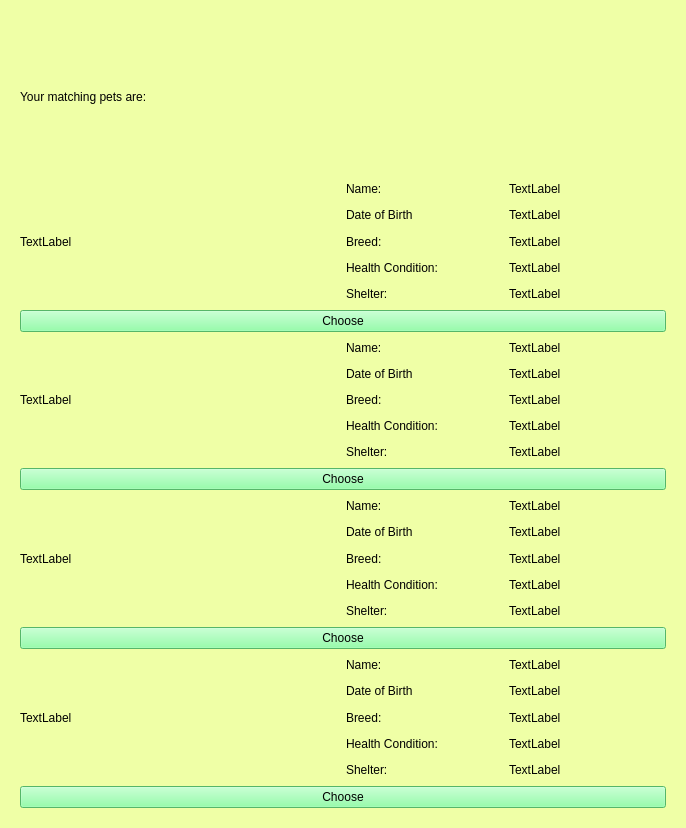
<?xml version="1.0" encoding="UTF-8"?>
<ui version="4.0">
 <class>logIn</class>
 <widget class="QDialog" name="logIn">
  <property name="geometry">
   <rect>
    <x>0</x>
    <y>0</y>
    <width>686</width>
    <height>828</height>
   </rect>
  </property>
  <property name="windowTitle">
   <string>Dialog</string>
  </property>
  <property name="styleSheet">
   <string notr="true">background-color: rgb(239, 255, 166);</string>
  </property>
  <layout class="QVBoxLayout" name="verticalLayout_19">
   <item>
    <widget class="QStackedWidget" name="stackedWidget">
     <property name="currentIndex">
      <number>3</number>
     </property>
     <widget class="QWidget" name="page">
      <layout class="QVBoxLayout" name="verticalLayout_3">
       <item>
        <layout class="QVBoxLayout" name="verticalLayout_2">
         <item>
          <widget class="QLabel" name="label">
           <property name="styleSheet">
            <string notr="true">font: 14pt &quot;Arial Rounded MT Bold&quot;;</string>
           </property>
           <property name="text">
            <string>Looking for the perfect matching pet?</string>
           </property>
          </widget>
         </item>
         <item>
          <widget class="QPushButton" name="quiz">
           <property name="styleSheet">
            <string notr="true">background-color:rgb(120, 255, 147);
font: 14pt &quot;Arial Rounded MT Bold&quot;;</string>
           </property>
           <property name="text">
            <string>Take The Quiz!</string>
           </property>
          </widget>
         </item>
        </layout>
       </item>
      </layout>
     </widget>
     <widget class="QWidget" name="page_2">
      <layout class="QVBoxLayout" name="verticalLayout_5">
       <item>
        <layout class="QVBoxLayout" name="verticalLayout">
         <item>
          <widget class="QLabel" name="label_2">
           <property name="styleSheet">
            <string notr="true">font: 14pt &quot;Arial Rounded MT Bold&quot;;</string>
           </property>
           <property name="text">
            <string>1. What kind of pet are you looking for?</string>
           </property>
          </widget>
         </item>
         <item>
          <layout class="QHBoxLayout" name="horizontalLayout">
           <item>
            <widget class="QRadioButton" name="radioButton">
             <property name="styleSheet">
              <string notr="true">font: 14pt &quot;Arial Rounded MT Bold&quot;;</string>
             </property>
             <property name="text">
              <string>Dog</string>
             </property>
            </widget>
           </item>
           <item>
            <widget class="QRadioButton" name="radioButton_2">
             <property name="styleSheet">
              <string notr="true">font: 14pt &quot;Arial Rounded MT Bold&quot;;</string>
             </property>
             <property name="text">
              <string>Cat</string>
             </property>
            </widget>
           </item>
           <item>
            <widget class="QRadioButton" name="radioButton_3">
             <property name="styleSheet">
              <string notr="true">font: 14pt &quot;Arial Rounded MT Bold&quot;;</string>
             </property>
             <property name="text">
              <string>Hamster</string>
             </property>
            </widget>
           </item>
           <item>
            <widget class="QRadioButton" name="radioButton_12">
             <property name="styleSheet">
              <string notr="true">font: 14pt &quot;Arial Rounded MT Bold&quot;;</string>
             </property>
             <property name="text">
              <string>Other:</string>
             </property>
            </widget>
           </item>
           <item>
            <widget class="QLineEdit" name="lineEdit"/>
           </item>
          </layout>
         </item>
         <item>
          <widget class="QLabel" name="label_3">
           <property name="styleSheet">
            <string notr="true">font: 14pt &quot;Arial Rounded MT Bold&quot;;</string>
           </property>
           <property name="text">
            <string>2. What kind of breed are you looking for?</string>
           </property>
          </widget>
         </item>
         <item>
          <widget class="QLineEdit" name="lineEdit_2"/>
         </item>
         <item>
          <widget class="QLabel" name="label_4">
           <property name="styleSheet">
            <string notr="true">font: 14pt &quot;Arial Rounded MT Bold&quot;;</string>
           </property>
           <property name="text">
            <string>3. What pet gender would you perfer?</string>
           </property>
          </widget>
         </item>
         <item>
          <widget class="QLineEdit" name="lineEdittt"/>
         </item>
         <item>
          <widget class="QPushButton" name="NextQuiz">
           <property name="styleSheet">
            <string notr="true">background-color:rgb(120, 255, 147);
font: 14pt &quot;Arial Rounded MT Bold&quot;;</string>
           </property>
           <property name="text">
            <string>Next</string>
           </property>
          </widget>
         </item>
        </layout>
       </item>
      </layout>
     </widget>
     <widget class="QWidget" name="page_3"/>
     <widget class="QWidget" name="page_4">
      <layout class="QVBoxLayout" name="verticalLayout_15">
       <item>
        <layout class="QVBoxLayout" name="verticalLayout_14">
         <item>
          <widget class="QLabel" name="label_12">
           <property name="styleSheet">
            <string notr="true">font: 14pt &quot;Arial Rounded MT Bold&quot;;</string>
           </property>
           <property name="text">
            <string>Your matching pets are:</string>
           </property>
          </widget>
         </item>
         <item>
          <layout class="QVBoxLayout" name="verticalLayout_7">
           <item>
            <layout class="QHBoxLayout" name="horizontalLayout_7">
             <item>
              <widget class="QLabel" name="label_19">
               <property name="text">
                <string>TextLabel</string>
               </property>
              </widget>
             </item>
             <item>
              <layout class="QVBoxLayout" name="verticalLayout_6">
               <item>
                <layout class="QHBoxLayout" name="horizontalLayout_2">
                 <item>
                  <widget class="QLabel" name="label_13">
                   <property name="text">
                    <string>Name:</string>
                   </property>
                  </widget>
                 </item>
                 <item>
                  <widget class="QLabel" name="label_22">
                   <property name="text">
                    <string>TextLabel</string>
                   </property>
                  </widget>
                 </item>
                </layout>
               </item>
               <item>
                <layout class="QHBoxLayout" name="horizontalLayout_3">
                 <item>
                  <widget class="QLabel" name="label_14">
                   <property name="text">
                    <string>Date of Birth</string>
                   </property>
                  </widget>
                 </item>
                 <item>
                  <widget class="QLabel" name="label_23">
                   <property name="text">
                    <string>TextLabel</string>
                   </property>
                  </widget>
                 </item>
                </layout>
               </item>
               <item>
                <layout class="QHBoxLayout" name="horizontalLayout_4">
                 <item>
                  <widget class="QLabel" name="label_15">
                   <property name="text">
                    <string>Breed:</string>
                   </property>
                  </widget>
                 </item>
                 <item>
                  <widget class="QLabel" name="label_24">
                   <property name="text">
                    <string>TextLabel</string>
                   </property>
                  </widget>
                 </item>
                </layout>
               </item>
               <item>
                <layout class="QHBoxLayout" name="horizontalLayout_5">
                 <item>
                  <widget class="QLabel" name="label_16">
                   <property name="text">
                    <string>Health Condition:</string>
                   </property>
                  </widget>
                 </item>
                 <item>
                  <widget class="QLabel" name="label_25">
                   <property name="text">
                    <string>TextLabel</string>
                   </property>
                  </widget>
                 </item>
                </layout>
               </item>
               <item>
                <layout class="QHBoxLayout" name="horizontalLayout_6">
                 <item>
                  <widget class="QLabel" name="label_33">
                   <property name="text">
                    <string>Shelter:</string>
                   </property>
                  </widget>
                 </item>
                 <item>
                  <widget class="QLabel" name="label_26">
                   <property name="text">
                    <string>TextLabel</string>
                   </property>
                  </widget>
                 </item>
                </layout>
               </item>
              </layout>
             </item>
            </layout>
           </item>
           <item>
            <widget class="QPushButton" name="pushButton">
             <property name="styleSheet">
              <string notr="true">background-color:rgb(120, 255, 147);
font: 14pt &quot;Arial Rounded MT Bold&quot;;</string>
             </property>
             <property name="text">
              <string>Choose</string>
             </property>
            </widget>
           </item>
          </layout>
         </item>
         <item>
          <layout class="QVBoxLayout" name="verticalLayout_8">
           <item>
            <layout class="QHBoxLayout" name="horizontalLayout_8">
             <item>
              <widget class="QLabel" name="label_20">
               <property name="text">
                <string>TextLabel</string>
               </property>
              </widget>
             </item>
             <item>
              <layout class="QVBoxLayout" name="verticalLayout_9">
               <item>
                <layout class="QHBoxLayout" name="horizontalLayout_9">
                 <item>
                  <widget class="QLabel" name="label_21">
                   <property name="text">
                    <string>Name:</string>
                   </property>
                  </widget>
                 </item>
                 <item>
                  <widget class="QLabel" name="label_27">
                   <property name="text">
                    <string>TextLabel</string>
                   </property>
                  </widget>
                 </item>
                </layout>
               </item>
               <item>
                <layout class="QHBoxLayout" name="horizontalLayout_10">
                 <item>
                  <widget class="QLabel" name="label_28">
                   <property name="text">
                    <string>Date of Birth</string>
                   </property>
                  </widget>
                 </item>
                 <item>
                  <widget class="QLabel" name="label_29">
                   <property name="text">
                    <string>TextLabel</string>
                   </property>
                  </widget>
                 </item>
                </layout>
               </item>
               <item>
                <layout class="QHBoxLayout" name="horizontalLayout_11">
                 <item>
                  <widget class="QLabel" name="label_30">
                   <property name="text">
                    <string>Breed:</string>
                   </property>
                  </widget>
                 </item>
                 <item>
                  <widget class="QLabel" name="label_31">
                   <property name="text">
                    <string>TextLabel</string>
                   </property>
                  </widget>
                 </item>
                </layout>
               </item>
               <item>
                <layout class="QHBoxLayout" name="horizontalLayout_12">
                 <item>
                  <widget class="QLabel" name="label_32">
                   <property name="text">
                    <string>Health Condition:</string>
                   </property>
                  </widget>
                 </item>
                 <item>
                  <widget class="QLabel" name="label_34">
                   <property name="text">
                    <string>TextLabel</string>
                   </property>
                  </widget>
                 </item>
                </layout>
               </item>
               <item>
                <layout class="QHBoxLayout" name="horizontalLayout_13">
                 <item>
                  <widget class="QLabel" name="label_35">
                   <property name="text">
                    <string>Shelter:</string>
                   </property>
                  </widget>
                 </item>
                 <item>
                  <widget class="QLabel" name="label_36">
                   <property name="text">
                    <string>TextLabel</string>
                   </property>
                  </widget>
                 </item>
                </layout>
               </item>
              </layout>
             </item>
            </layout>
           </item>
           <item>
            <widget class="QPushButton" name="pushButton_2">
             <property name="styleSheet">
              <string notr="true">background-color:rgb(120, 255, 147);
font: 14pt &quot;Arial Rounded MT Bold&quot;;</string>
             </property>
             <property name="text">
              <string>Choose</string>
             </property>
            </widget>
           </item>
          </layout>
         </item>
         <item>
          <layout class="QVBoxLayout" name="verticalLayout_10">
           <item>
            <layout class="QHBoxLayout" name="horizontalLayout_14">
             <item>
              <widget class="QLabel" name="label_37">
               <property name="text">
                <string>TextLabel</string>
               </property>
              </widget>
             </item>
             <item>
              <layout class="QVBoxLayout" name="verticalLayout_11">
               <item>
                <layout class="QHBoxLayout" name="horizontalLayout_15">
                 <item>
                  <widget class="QLabel" name="label_38">
                   <property name="text">
                    <string>Name:</string>
                   </property>
                  </widget>
                 </item>
                 <item>
                  <widget class="QLabel" name="label_39">
                   <property name="text">
                    <string>TextLabel</string>
                   </property>
                  </widget>
                 </item>
                </layout>
               </item>
               <item>
                <layout class="QHBoxLayout" name="horizontalLayout_16">
                 <item>
                  <widget class="QLabel" name="label_40">
                   <property name="text">
                    <string>Date of Birth</string>
                   </property>
                  </widget>
                 </item>
                 <item>
                  <widget class="QLabel" name="label_41">
                   <property name="text">
                    <string>TextLabel</string>
                   </property>
                  </widget>
                 </item>
                </layout>
               </item>
               <item>
                <layout class="QHBoxLayout" name="horizontalLayout_17">
                 <item>
                  <widget class="QLabel" name="label_42">
                   <property name="text">
                    <string>Breed:</string>
                   </property>
                  </widget>
                 </item>
                 <item>
                  <widget class="QLabel" name="label_43">
                   <property name="text">
                    <string>TextLabel</string>
                   </property>
                  </widget>
                 </item>
                </layout>
               </item>
               <item>
                <layout class="QHBoxLayout" name="horizontalLayout_18">
                 <item>
                  <widget class="QLabel" name="label_44">
                   <property name="text">
                    <string>Health Condition:</string>
                   </property>
                  </widget>
                 </item>
                 <item>
                  <widget class="QLabel" name="label_45">
                   <property name="text">
                    <string>TextLabel</string>
                   </property>
                  </widget>
                 </item>
                </layout>
               </item>
               <item>
                <layout class="QHBoxLayout" name="horizontalLayout_19">
                 <item>
                  <widget class="QLabel" name="label_46">
                   <property name="text">
                    <string>Shelter:</string>
                   </property>
                  </widget>
                 </item>
                 <item>
                  <widget class="QLabel" name="label_47">
                   <property name="text">
                    <string>TextLabel</string>
                   </property>
                  </widget>
                 </item>
                </layout>
               </item>
              </layout>
             </item>
            </layout>
           </item>
           <item>
            <widget class="QPushButton" name="pushButton_3">
             <property name="styleSheet">
              <string notr="true">background-color:rgb(120, 255, 147);
font: 14pt &quot;Arial Rounded MT Bold&quot;;</string>
             </property>
             <property name="text">
              <string>Choose</string>
             </property>
            </widget>
           </item>
          </layout>
         </item>
         <item>
          <layout class="QVBoxLayout" name="verticalLayout_12">
           <item>
            <layout class="QHBoxLayout" name="horizontalLayout_20">
             <item>
              <widget class="QLabel" name="label_48">
               <property name="text">
                <string>TextLabel</string>
               </property>
              </widget>
             </item>
             <item>
              <layout class="QVBoxLayout" name="verticalLayout_13">
               <item>
                <layout class="QHBoxLayout" name="horizontalLayout_21">
                 <item>
                  <widget class="QLabel" name="label_49">
                   <property name="text">
                    <string>Name:</string>
                   </property>
                  </widget>
                 </item>
                 <item>
                  <widget class="QLabel" name="label_50">
                   <property name="text">
                    <string>TextLabel</string>
                   </property>
                  </widget>
                 </item>
                </layout>
               </item>
               <item>
                <layout class="QHBoxLayout" name="horizontalLayout_22">
                 <item>
                  <widget class="QLabel" name="label_51">
                   <property name="text">
                    <string>Date of Birth</string>
                   </property>
                  </widget>
                 </item>
                 <item>
                  <widget class="QLabel" name="label_52">
                   <property name="text">
                    <string>TextLabel</string>
                   </property>
                  </widget>
                 </item>
                </layout>
               </item>
               <item>
                <layout class="QHBoxLayout" name="horizontalLayout_23">
                 <item>
                  <widget class="QLabel" name="label_53">
                   <property name="text">
                    <string>Breed:</string>
                   </property>
                  </widget>
                 </item>
                 <item>
                  <widget class="QLabel" name="label_54">
                   <property name="text">
                    <string>TextLabel</string>
                   </property>
                  </widget>
                 </item>
                </layout>
               </item>
               <item>
                <layout class="QHBoxLayout" name="horizontalLayout_24">
                 <item>
                  <widget class="QLabel" name="label_55">
                   <property name="text">
                    <string>Health Condition:</string>
                   </property>
                  </widget>
                 </item>
                 <item>
                  <widget class="QLabel" name="label_56">
                   <property name="text">
                    <string>TextLabel</string>
                   </property>
                  </widget>
                 </item>
                </layout>
               </item>
               <item>
                <layout class="QHBoxLayout" name="horizontalLayout_25">
                 <item>
                  <widget class="QLabel" name="label_57">
                   <property name="text">
                    <string>Shelter:</string>
                   </property>
                  </widget>
                 </item>
                 <item>
                  <widget class="QLabel" name="label_58">
                   <property name="text">
                    <string>TextLabel</string>
                   </property>
                  </widget>
                 </item>
                </layout>
               </item>
              </layout>
             </item>
            </layout>
           </item>
           <item>
            <widget class="QPushButton" name="pushButton_6">
             <property name="styleSheet">
              <string notr="true">background-color:rgb(120, 255, 147);
font: 14pt &quot;Arial Rounded MT Bold&quot;;</string>
             </property>
             <property name="text">
              <string>Choose</string>
             </property>
            </widget>
           </item>
          </layout>
         </item>
        </layout>
       </item>
      </layout>
     </widget>
     <widget class="QWidget" name="page_5">
      <layout class="QVBoxLayout" name="verticalLayout_16">
       <item>
        <layout class="QHBoxLayout" name="horizontalLayout_26">
         <item>
          <widget class="QPushButton" name="pushButton_4">
           <property name="styleSheet">
            <string notr="true">background-color:rgb(120, 255, 147);
font: 14pt &quot;Arial Rounded MT Bold&quot;;</string>
           </property>
           <property name="text">
            <string>Make an appointment </string>
           </property>
          </widget>
         </item>
         <item>
          <widget class="QPushButton" name="pushButton_5">
           <property name="styleSheet">
            <string notr="true">background-color:rgb(120, 255, 147);
font: 14pt &quot;Arial Rounded MT Bold&quot;;</string>
           </property>
           <property name="text">
            <string>Adopt</string>
           </property>
          </widget>
         </item>
        </layout>
       </item>
      </layout>
     </widget>
     <widget class="QWidget" name="page_6">
      <layout class="QVBoxLayout" name="verticalLayout_18">
       <item>
        <layout class="QVBoxLayout" name="verticalLayout_4">
         <item>
          <layout class="QHBoxLayout" name="horizontalLayout_32">
           <item>
            <widget class="QLabel" name="label_17">
             <property name="styleSheet">
              <string notr="true">font: 14pt &quot;Arial Rounded MT Bold&quot;;</string>
             </property>
             <property name="text">
              <string>mmddyyyy:</string>
             </property>
            </widget>
           </item>
           <item>
            <widget class="QLineEdit" name="appDate"/>
           </item>
           <item>
            <widget class="QPushButton" name="search">
             <property name="minimumSize">
              <size>
               <width>80</width>
               <height>0</height>
              </size>
             </property>
             <property name="styleSheet">
              <string notr="true">background-color:rgb(120, 255, 147);
font: 14pt &quot;Arial Rounded MT Bold&quot;;</string>
             </property>
             <property name="text">
              <string>search</string>
             </property>
            </widget>
           </item>
          </layout>
         </item>
         <item>
          <layout class="QVBoxLayout" name="verticalLayout_17">
           <item>
            <layout class="QHBoxLayout" name="horizontalLayout_27">
             <item>
              <widget class="QRadioButton" name="radioButton_8">
               <property name="text">
                <string/>
               </property>
              </widget>
             </item>
             <item>
              <widget class="QLabel" name="label_7">
               <property name="text">
                <string>Date</string>
               </property>
              </widget>
             </item>
            </layout>
           </item>
           <item>
            <layout class="QHBoxLayout" name="horizontalLayout_28">
             <item>
              <widget class="QRadioButton" name="radioButton_9">
               <property name="text">
                <string/>
               </property>
              </widget>
             </item>
             <item>
              <widget class="QLabel" name="label_8">
               <property name="text">
                <string>Date</string>
               </property>
              </widget>
             </item>
            </layout>
           </item>
           <item>
            <layout class="QHBoxLayout" name="horizontalLayout_29">
             <item>
              <widget class="QRadioButton" name="radioButton_10">
               <property name="text">
                <string/>
               </property>
              </widget>
             </item>
             <item>
              <widget class="QLabel" name="label_9">
               <property name="text">
                <string>Date</string>
               </property>
              </widget>
             </item>
            </layout>
           </item>
           <item>
            <layout class="QHBoxLayout" name="horizontalLayout_30">
             <item>
              <widget class="QRadioButton" name="radioButton_11">
               <property name="text">
                <string/>
               </property>
              </widget>
             </item>
             <item>
              <widget class="QLabel" name="label_11">
               <property name="text">
                <string>Date</string>
               </property>
              </widget>
             </item>
            </layout>
           </item>
           <item>
            <layout class="QHBoxLayout" name="horizontalLayout_31">
             <item>
              <widget class="QRadioButton" name="radioButton_13">
               <property name="text">
                <string/>
               </property>
              </widget>
             </item>
             <item>
              <widget class="QLabel" name="label_59">
               <property name="text">
                <string>Date</string>
               </property>
              </widget>
             </item>
            </layout>
           </item>
          </layout>
         </item>
         <item>
          <layout class="QHBoxLayout" name="horizontalLayout_33">
           <item>
            <widget class="QLabel" name="app_user">
             <property name="text">
              <string>username:</string>
             </property>
            </widget>
           </item>
           <item>
            <widget class="QLineEdit" name="lineEdit_3"/>
           </item>
          </layout>
         </item>
         <item>
          <layout class="QHBoxLayout" name="horizontalLayout_34">
           <item>
            <widget class="QPushButton" name="confirm">
             <property name="styleSheet">
              <string notr="true">background-color:rgb(120, 255, 147);
font: 14pt &quot;Arial Rounded MT Bold&quot;;</string>
             </property>
             <property name="text">
              <string>Confirm</string>
             </property>
            </widget>
           </item>
           <item>
            <widget class="QPushButton" name="appBackButton">
             <property name="styleSheet">
              <string notr="true">background-color:rgb(110, 225, 137);
font: 14pt &quot;Arial Rounded MT Bold&quot;;</string>
             </property>
             <property name="text">
              <string>Back</string>
             </property>
            </widget>
           </item>
          </layout>
         </item>
         <item>
          <widget class="QLabel" name="label_10">
           <property name="text">
            <string/>
           </property>
          </widget>
         </item>
        </layout>
       </item>
      </layout>
     </widget>
     <widget class="QWidget" name="page_7">
      <layout class="QVBoxLayout" name="verticalLayout_21">
       <item>
        <layout class="QVBoxLayout" name="verticalLayout_20">
         <item>
          <widget class="QLabel" name="label_18">
           <property name="text">
            <string>ADOPTED!</string>
           </property>
          </widget>
         </item>
         <item>
          <widget class="QPushButton" name="goBack">
           <property name="styleSheet">
            <string notr="true">background-color:rgb(110, 225, 137);
font: 14pt &quot;Arial Rounded MT Bold&quot;;</string>
           </property>
           <property name="text">
            <string>Back</string>
           </property>
          </widget>
         </item>
        </layout>
       </item>
      </layout>
     </widget>
    </widget>
   </item>
  </layout>
 </widget>
 <resources/>
 <connections/>
</ui>
